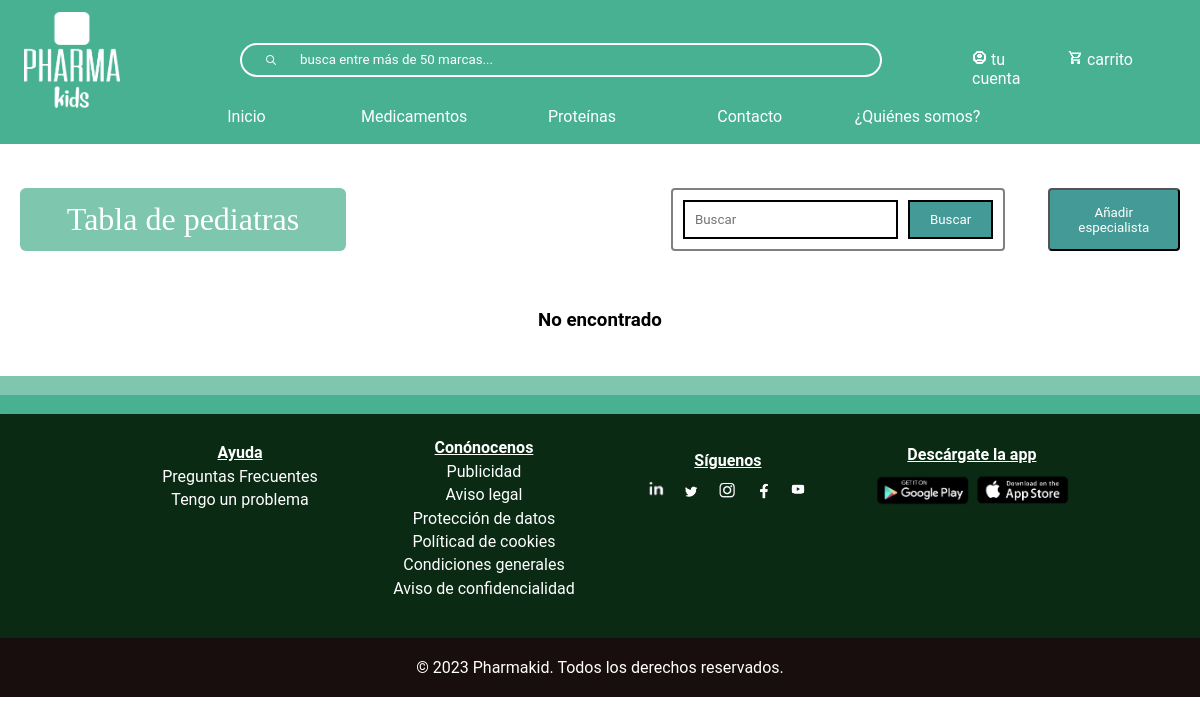
Before: /tablaMedico.php with the older database file.
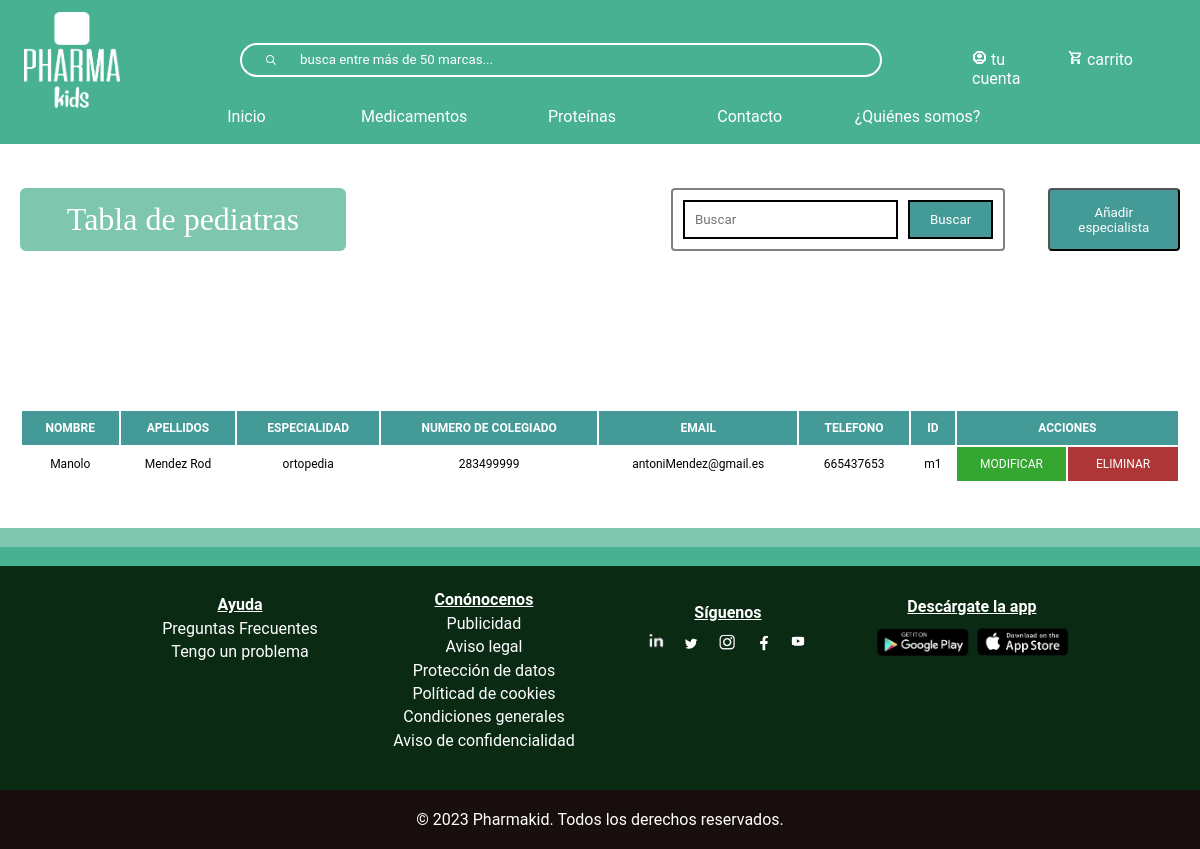
After: the same page with the newer database file.
### tables this page shows
CREATE TABLE `medico` (
  `id` varchar(10) NOT NULL,
  `nombre` varchar(50) NOT NULL,
  `apellidos` varchar(100) NOT NULL,
  `especialidad` varchar(50) NOT NULL,
  `numeroColegiado` int(9) NOT NULL,
  `email` varchar(100) NOT NULL,
  `telefono` int(9) NOT NULL
);

### tablaMedico.php (the view, shortened to what this page needs)
<?php
include_once("bbdd/connexionBaseDeDatos.php");
?>
<!DOCTYPE html>
<html lang="en">
<head>
    <link rel="stylesheet" type="text/css" href="css/index.css" >
    <link rel="stylesheet" type="text/css" href="css/header.css" >
    <link rel="stylesheet" type="text/css" href="css/footer.css" >
    <link rel="stylesheet" type="text/css" href="css/tablas.css" >
</head>
<body>
<?php require("footerHeader/header.php")?>
<div id="divTabla">
    <div class="contenedor-botones">
    <h1>Tabla de pediatras</h1>
    <div class="conjunto-buscar-anadir">
        <form action="buscar-usuario.php" class="form-busqueda" method="get" name="formu">
            <div class="botones-filtrar" style="display:flex">
                <input class="input-busqueda" type="text"name="busqueda"  placeholder="Buscar" />
                <input class="btn-busqueda" type="submit" value="Buscar"/>
            </div>
        </form>
        <button id="anadirButton">Añadir especialista</button>
    </div>
</div>
<?php
$sql = mysqli_query($conexion, "SELECT * FROM medico ORDER BY id");
$resultado = mysqli_num_rows($sql);
if($resultado > 0){
    echo "
    <table>
        <tr>
            <th>NOMBRE</th>
            <th>APELLIDOS</th>
            <th>ESPECIALIDAD</th>
            <th>NUMERO DE COLEGIADO</th>
            <th>EMAIL</th>
            <th>TELEFONO</th>
            <th>ID</th>
            <th>ACCIONES</th>
        </tr>
    ";
    while ($row = mysqli_fetch_assoc($sql)) {
        $nombre = $row["nombre"];
        $apellido = $row['apellidos'];
        $especialidad = $row["especialidad"];
        $numeroColegiado = $row["numeroColegiado"];
        $email = $row["email"];
        $telefono = $row["telefono"];
        $id = $row["id"];
        echo"
    <tr>
        <td>$nombre</td>
        <td>$apellido</td>
        <td>$especialidad</td>
        <td>$numeroColegiado</td>
        <td>$email </td>
        <td>$telefono</td>
        <td>$id</td>
        <td class='td-btn'>
                <button class='modificar'>MODIFICAR</button>
                <button class='eliminar'>ELIMINAR</button>
        </td>
    </tr>
            ";
        }
}
else
{
echo "<h3 style='text-align:-webkit-center'>No encontrado</h3>";
}
?>
</table>
</div>
<?php require("footerHeader/footer.php")?>
</body>
</html>

### footerHeader/header.php (shortened to what this page needs)
<header id="header">
        <nav>
            <img class="imgNav" src="multimedia/logoHeader.png" alt="logo">
            <div id="userInfo">
                <div class="divNav">
                    <img src="multimedia/userIcon.png" alt="User">
                    <?php if(isset($_SESSION["usuario"])):?>
                        <a id="nombreUsuario" href="<?php echo $_SESSION['rol'] . '.php';?>"><?php echo $_SESSION['usuario'];?></a>
                    <?php else:?>
                        <a id="nombreUsuario" href="loggin.php">tu cuenta</a>
                    <?php endif;?>
                </div>
                <div class="divNav">
                    <img src="multimedia/shopping.png" alt="carrito">
                    <?php if(isset($_SESSION["usuario"])):?>
                        <a id="carrito" href="carrito.php">carrito</a>
                    <?php else:?>
                        <a id="carrito" href="loggin.php">carrito</a>
                    <?php endif;?>
                </div>
            </div>
            <div>
                <form id="buscador">
                    <button><img id="lupa" src="multimedia/search.png" alt=""></button>
                    <input type="search" name="buscadorProtMed" placeholder="busca entre más de 50 marcas...">
                </form>
            </div>
            <div class="linksNavegacion">
                <a class="navLink" href="index.php">Inicio</a>
                <a class="navLink" href="medicamentos.php">Medicamentos</a>
                <a class="navLink" href="proteinas.php">Proteínas</a>
                <?php if(isset($_SESSION["usuario"])):?>
                    <a class="navLink" href="profesionales.php">Contacto</a>
                <?php else:?>
                    <a class="navLink" href="loggin.php">Contacto</a>
                <?php endif;?>
                <a class="navLink" href="quienesSomos.php">¿Quiénes somos?</a>
            </div>
        </nav>
    </header>

### footerHeader/footer.php
<footer>
       <div class="barraFooter"><p>.</p></div>
       <div class="barraFooter2"><p>.</p></div>
       <div id="footer1">
           <div id="ayuda">
               <h4>Ayuda</h4>
               <a href="preguntasFrecuentes.php">Preguntas Frecuentes</a>
               <a href="tengoUnProblema.php">Tengo un problema</a>
           </div>
           <div id="conocenos">
               <h4>Conónocenos</h4>
               <a href="publicidad.php">Publicidad</a>
               <a href="aviso_legal.php">Aviso legal</a>
               <a href="proteccion_datos.php">Protección de datos</a>
               <a href="politica-cookies.php">Políticad de cookies</a>
               <a href="condiciones-generales.php">Condiciones generales</a>
               <a href="aviso-confidencialidad.php">Aviso de confidencialidad</a>
           </div>
       </div>
       <div id="footer2">
               <div id="siguenos">
                   <h4>Síguenos</h4>
                   <img src="multimedia/in.png" alt="in">
                   <a href="https://twitter.com/" target="_blank"><img src="multimedia/twitterIcon.png" alt="twitterIcon" ></a>
                   <a href="https://www.instagram.com/" target="_blank"><img src="multimedia/instagramIcon.png" alt="instagramIcon"></a>
                   <a href="https://www.facebook.com/" target="_blank"><img src="multimedia/facebookIcon.png" alt="facebookIcon"></a>
                   <a href="https://www.youtube.com/" target="_blank"><img src="multimedia/youtebeIcon.png" alt="youtubeIcon"></a>
               </div>
               <div id="descarga">
                   <h4>Descárgate la app</h4>
                   <a href="https://play.google.com/store/apps?hl=es&gl=US" target="_blank"><img src="multimedia/googleIcon.png" alt="googleIcon"></a>
                   <a href="https://www.apple.com/es/app-store/" target="_blank"><img src="multimedia/appleIcon.png" alt="appstoreicon"></a>
               </div>
       </div>
       <div class="sitemap">
           <p>&copy; 2023 Pharmakid. Todos los derechos reservados.</p>
       </div>
   </footer>

### css/index.css (style rules this page uses)
* { font-family: "Roboto"; padding: 0; margin: 0; box-sizing: border-box; }

### css/header.css (style rules this page uses)
* { margin: 0; box-sizing: border-box; }
a { text-decoration: none; }
header { position: fixed; background-color: #47B191; color: #FFFFFF; width: 100%; height: 9em; z-index: 1000; top: 0; }
header a { color: #FFFFFF; }
header form { position: absolute; left: 20%; top: 30%; width: 50%; }
.imgNav { position: absolute; height: 7em; width: 7em; top: 8%; left: 4%; }
header input[type="search"] { border: 2px solid #FFFFFF; border-left: none; border-radius: 0 2em 2em 0; width: 97%; height: 2.5em; background-color: #47B191; color: #FFFFFF; position: absolute; }
header input[type="search"]::placeholder { color: #FFFFFF; }
header button { border: 2px solid #FFFFFF; border-right: none; height: 2.5em; width: 10%; border-radius: 2em 0 0 2em; background-color: #47B191; margin: 0; padding: 0; }
#lupa { width: 10px; height: 10px; }
.divNav { position: absolute; }
.linksNavegacion { position: absolute; left: 3%; bottom: 0%; width:91%; text-align: center; }
.linksNavegacion a { display: inline-block; padding-top: 1%; height: 3em; width: 15%; border-radius: 2%; }
@media only screen and (max-width: 1200px) { .imgNav { height: 6em; width: 6em; left: 2%; } }
@media only screen and (max-width: 1200px) { .divNav:nth-last-of-type(2) { right:13%; } }
.divNav:nth-last-of-type(2) { left: 81%; top: 35%; }
.divNav:last-child { left: 89%; top: 35%; }
.divNav:nth-last-of-type(2) img, .divNav:last-child img { width: 15px; height:15px; }

### css/footer.css (style rules this page uses)
.barraFooter, .barraFooter2 { width: 100%; }
.barraFooter { background-color: #7FC6AF; color: #7FC6AF; }
.barraFooter2 { background-color: #47B191; color: #47B191; }
footer { color: #FFFFFF; background-color: #0a2a14; }
#ayuda, #conocenos, #descarga, #siguenos { display: inline-block; width: 20%; text-align: center; }
#descarga h4 { margin-bottom: 10px; }
#conocenos { display: inline-block; width: 20%; text-align: center; vertical-align: top; padding: 20px 10px; min-height: 200px; }
#ayuda a,#conocenos a { display: block; }
#ayuda a, #conocenos a, #ayuda h4, #conocenos h4 { margin-top: 2%; }
h4 { text-decoration: underline; }
#ayuda { margin-left: 10%; padding-top: 24px; }
#siguenos img { width: 13%; }
#descarga img { width: 40%; }
footer a { color: #FFFFFF; }
#footer2, #footer1 { display: inline; }
.sitemap { text-align: center; margin-top: 20px; background-color: #190e0e; width: 100%; padding: 20px; }

### css/tablas.css (style rules this page uses)
table { width: 100%; }
.conjunto-buscar-anadir { display: flex; justify-content: space-between; gap: 38px; }
#divTabla { margin: auto; display: flex; flex-direction: column; width: 100%; padding: 45px 20px; text-align: center; margin-top: 143px; }
.contenedor-botones { display: flex; justify-content: space-between; margin-bottom: 5%; }
#anadirButton { width: 26% !important; background-color: #439A97; color: white; border-radius: 4px; cursor: pointer; padding: 10px; }
#divTabla form { margin-left: 0; }
#divTabla h1 { text-align: center; color: #FFFFFF; background-color: #7FC6AF; border-radius: 6px; width: 100%; text-align: center; max-width: 326px; padding: 4px; font-weight: normal; font-family: Manrope; display: flex; justify-content: center; align-items: center; }
table { width: 100%; border-radius: 20px; margin-top: 100px; }
#divTabla table td { color: #000; border-spacing: 4px; border-collapse: separate; padding: 5px; text-align: center; font-size: calc(8px + 0.5vw); }
#divTabla table th { background-color: #439A97; color: #fff; padding: 10px; }
table tr:nth-child(odd) { background-color: #97DECE; }
.btn-busqueda-proteina, .btn-busqueda { color: white; border: 2px solid black; background-color: #439A97; margin-left: 10px; padding: 10px 20px; cursor: pointer; }
.form-busqueda { display: flex; float: right; background-color: initial; padding: 10px; border-radius: 4px; border: 2px solid gray; }
.form-busqueda .input-busqueda { display: flex; border: 2px solid black; padding: 10px }
#divTabla .td-btn { width: 100%; background-color: #F1F1F1; display: flex; padding: 0; justify-content: center; height: 100%; align-items: center; }
.modificar { background-color: #35a631; color: white; padding: 10px; height: 100%; margin-right: 2px; width: 100%; border: none; }
.eliminar { width: 100%; height: 100%; background-color: #ae3636; color: white; padding: 10px; border: none; }
#divTabla table td:last-child { background-color: #fff; }
@media screen and (max-width:1210px) { #divTabla table td, #divTabla table th, #divTabla table td button { font-size: 1vw; } }

Changed rows visible on the page:
added medico: nombre "Manolo", apellidos "Mendez Rod", especialidad "ortopedia", numeroColegiado "283499999", email "antoniMendez@gmail.es", telefono "665437653", id "m1"
Other visible differences:
text no longer shown: "No encontrado"
text now shown: "NOMBRE APELLIDOS ESPECIALIDAD NUMERO DE COLEGIADO EMAIL TELEFONO ID ACCIONES"
